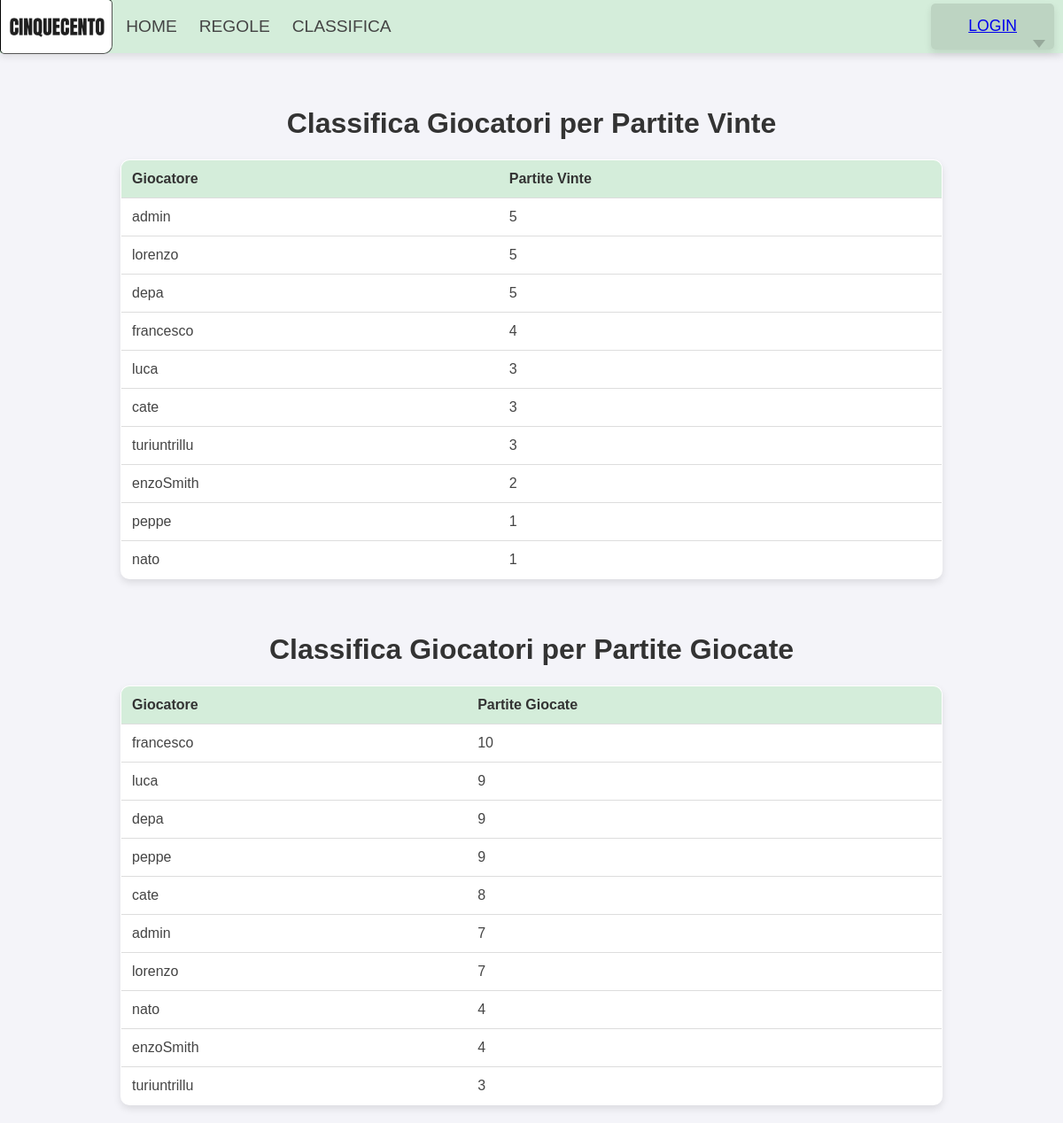
/html/classifica.php, run on the app's committed database.
### tables this page shows
CREATE TABLE `users` (
  `username` text NOT NULL,
  `password` text NOT NULL,
  `registration_date` date NOT NULL,
  `played_games` int(11) NOT NULL DEFAULT '0',
  `won_games` int(11) NOT NULL DEFAULT '0'
);

### html/classifica.php (the view, shortened to what this page needs)
<?php
    include_once("../php/db_config.php");
    $sql_vittorie = "SELECT username as giocatore, won_games as vittorie FROM users ORDER BY vittorie DESC";
    $result_vittorie = $db_connection->query($sql_vittorie);
    $sql_partite = "SELECT username as giocatore, played_games as partite_giocate FROM users ORDER BY partite_giocate DESC";
    $result_partite = $db_connection->query($sql_partite);
?>
    <!DOCTYPE html>
    <html lang="it">
    <head>
        <link rel="stylesheet" href="../css/top_navigation.css">
        <link rel="stylesheet" href="../css/classifica.css">
    </head>
    <body>
        <?php include '../php/top_navigation.php'; ?>
        <div class="container">
            <h1>Classifica Giocatori per Partite Vinte</h1>
            <table>
                <tr>
                    <th>Giocatore</th>
                    <th>Partite Vinte</th>
                </tr>
                <?php
                if ($result_vittorie->num_rows > 0) {
                    while($row = $result_vittorie->fetch_assoc()) {
                        echo "<tr><td>" . $row["giocatore"]. "</td><td>" . $row["vittorie"]. "</td></tr>";
                    }
                } else {
                    echo "<tr><td colspan='2'>Nessun risultato</td></tr>";
                }
                ?>
            </table>
        </div>
        <div class="container">
            <h1>Classifica Giocatori per Partite Giocate</h1>
            <table>
                <tr>
                    <th>Giocatore</th>
                    <th>Partite Giocate</th>
                </tr>
                <?php
                if ($result_partite->num_rows > 0) {
                    while($row = $result_partite->fetch_assoc()) {
                        echo "<tr><td>" . $row["giocatore"]. "</td><td>" . $row["partite_giocate"]. "</td></tr>";
                    }
                } else {
                    echo "<tr><td colspan='2'>Nessun risultato</td></tr>";
                }
                ?>
            </table>
        </div>
    </body>
    </html>

### php/top_navigation.php (shortened to what this page needs)
<nav class="topNavigation">
    <div class="logo">
        <img src="../images/logo/logo-white.png" alt="Cinquecento Logo">
    </div>
    <ul class="center">
        <li><a href="home.php">Home</a></li>
        <li><a href="regole.php">Regole</a></li>
        <li><a href="classifica.php">Classifica</a></li>
    </ul>
    <div class="user" id="topNavUser">
        <section class="userBox">
            <h2>
                <?php if (isset($_SESSION['user']) && $_SESSION['user'] == true): ?>
                    <?php echo $_SESSION['user']; ?>
                <?php else: ?>
                    <a href="login.php">LOGIN</a>
                <?php endif; ?>
            </h2>
            <div class="menutriangle"></div>
        </section>
    </div>
</nav>

### css/top_navigation.css (style rules this page uses)
.topNavigation { position: relative; top: 0px; left: 0; width: 100%; height: 60px; margin-bottom: 20px; display: flex; flex-direction: row; align-items: center; flex: 0 0 auto; font-family: 'Arial', sans-serif; box-shadow: 0 4px 8px rgba(0, 0, 0, 0.1); background-color: #d4edda; }
.topNavigation .logo { margin-left: 0px; height: 100%; border: 1px inset black; border-radius: 0 5px 10px 5px; display: flex; align-items: center; padding: 0; }
.topNavigation .logo img { height: 100%; width: 100%; object-fit: fill; border-radius: 0 5px 10px 5px; }
.topNavigation ul.center { list-style: none; padding-left: 10px; display: flex; flex-grow: 1; flex-shrink: 1; flex-wrap: wrap; overflow: hidden; align-items: center; flex-direction: row; height: 60px; gap: 15px; }
.topNavigation ul.center li a { text-decoration: none; text-transform: uppercase; font-size: 1.2em; color: #444; display: block; padding-left: 5px; padding-right: 5px; }
.topNavigation .user { position: relative; right: 10px; margin-left: 20px; font-size: 1.1em; min-width: 70px; height: 88%; border-radius: 5px; box-shadow: 0 4px 8px rgba(0, 0, 0, 0.1); display: flex; justify-content: space-between; }
.topNavigation .user .userBox { display: flex; flex-direction: row; align-items: center; width: 100%; gap: 10px; padding: 10px; background-color: #bdd4c2; border-radius: 5px; }
.topNavigation .user h2 { font-size: inherit; font-family: inherit; font-weight: inherit; margin: 0; padding: 0px 8px 0px 32px; white-space: nowrap; }
.topNavigation .user .menutriangle { position: relative; top: 20px; width: 0; height: 0; border-style: solid; border-width: 9.0px 7.5px 0 7.5px; border-color: rgb(0, 0, 0, 0.2) transparent transparent transparent; transition: 0.5s; }
.topNavigation .user { white-space: nowrap; }

### css/classifica.css (style rules this page uses)
body { font-family: 'Arial', sans-serif; background-color: #f4f4f9; margin: 0; }
h1 { color: #333; text-align: center; }
.container { max-width: 100%; overflow-x: auto; padding: 20px; }
table { background-color: white; width: 80%; margin: 0 auto; border-collapse: collapse; border: 1px solid #fff; box-shadow: 0 4px 8px rgba(0, 0, 0, 0.1); border-radius: 10px; overflow: hidden; padding: 20px; max-width: 100%; }
th, td { padding: 12px; text-align: left; border-bottom: 1px solid #ddd; }
th { background-color: #d4edda; color: #333; }
tr:last-child td { border-bottom: none; }
td { color: #444; }

### data on the page
users: username "admin", won_games "5", played_games "7"
users: username "lorenzo", won_games "5", played_games "7"
users: username "depa", won_games "5", played_games "9"
users: username "francesco", won_games "4", played_games "10"
users: username "luca", won_games "3", played_games "9"
users: username "cate", won_games "3", played_games "8"
users: username "turiuntrillu", won_games "3", played_games "3"
users: username "enzoSmith", won_games "2", played_games "4"
users: username "peppe", won_games "1", played_games "9"
users: username "nato", won_games "1", played_games "4"
